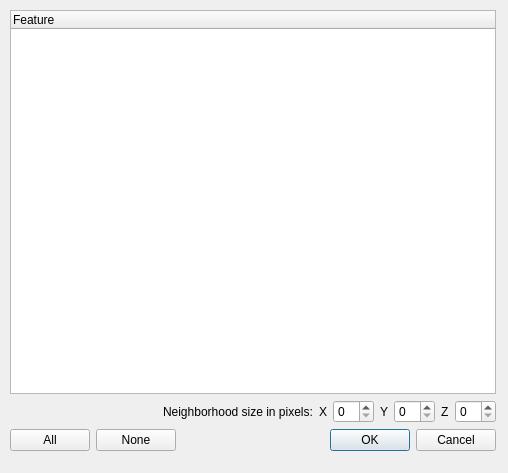
<?xml version="1.0" encoding="UTF-8"?>
<ui version="4.0">
 <class>Dialog</class>
 <widget class="QDialog" name="Dialog">
  <property name="geometry">
   <rect>
    <x>0</x>
    <y>0</y>
    <width>508</width>
    <height>473</height>
   </rect>
  </property>
  <property name="windowTitle">
   <string>Object feature selection</string>
  </property>
  <property name="toolTip">
   <string/>
  </property>
  <widget class="QWidget" name="layoutWidget">
   <property name="geometry">
    <rect>
     <x>10</x>
     <y>10</y>
     <width>486</width>
     <height>441</height>
    </rect>
   </property>
   <layout class="QVBoxLayout" name="verticalLayout_2">
    <item>
     <layout class="QVBoxLayout" name="verticalLayout">
      <item>
       <widget class="QTreeWidget" name="treeWidget">
        <property name="toolTip">
         <string/>
        </property>
        <column>
         <property name="text">
          <string notr="true">Feature</string>
         </property>
        </column>
       </widget>
      </item>
      <item>
       <layout class="QHBoxLayout" name="horizontalLayout">
        <item>
         <spacer name="horizontalSpacer">
          <property name="orientation">
           <enum>Qt::Horizontal</enum>
          </property>
          <property name="sizeHint" stdset="0">
           <size>
            <width>40</width>
            <height>20</height>
           </size>
          </property>
         </spacer>
        </item>
        <item>
         <widget class="QLabel" name="marginLabel">
          <property name="text">
           <string>Neighborhood size in pixels:</string>
          </property>
         </widget>
        </item>
        <item>
         <widget class="QLabel" name="label">
          <property name="text">
           <string>X</string>
          </property>
         </widget>
        </item>
        <item>
         <widget class="QSpinBox" name="spinBox_X"/>
        </item>
        <item>
         <widget class="QLabel" name="label_2">
          <property name="text">
           <string>Y</string>
          </property>
         </widget>
        </item>
        <item>
         <widget class="QSpinBox" name="spinBox_Y"/>
        </item>
        <item>
         <widget class="QLabel" name="label_3">
          <property name="text">
           <string>Z</string>
          </property>
         </widget>
        </item>
        <item>
         <widget class="QSpinBox" name="spinBox_Z"/>
        </item>
       </layout>
      </item>
     </layout>
    </item>
    <item>
     <layout class="QHBoxLayout" name="horizontalLayout_2">
      <item>
       <widget class="QPushButton" name="allButton">
        <property name="text">
         <string>All</string>
        </property>
       </widget>
      </item>
      <item>
       <widget class="QPushButton" name="noneButton">
        <property name="text">
         <string>None</string>
        </property>
       </widget>
      </item>
      <item>
       <spacer name="horizontalSpacer_2">
        <property name="orientation">
         <enum>Qt::Horizontal</enum>
        </property>
        <property name="sizeHint" stdset="0">
         <size>
          <width>40</width>
          <height>20</height>
         </size>
        </property>
       </spacer>
      </item>
      <item>
       <widget class="QDialogButtonBox" name="buttonBox">
        <property name="standardButtons">
         <set>QDialogButtonBox::Cancel|QDialogButtonBox::Ok</set>
        </property>
       </widget>
      </item>
     </layout>
    </item>
   </layout>
  </widget>
 </widget>
 <resources/>
 <connections/>
</ui>
